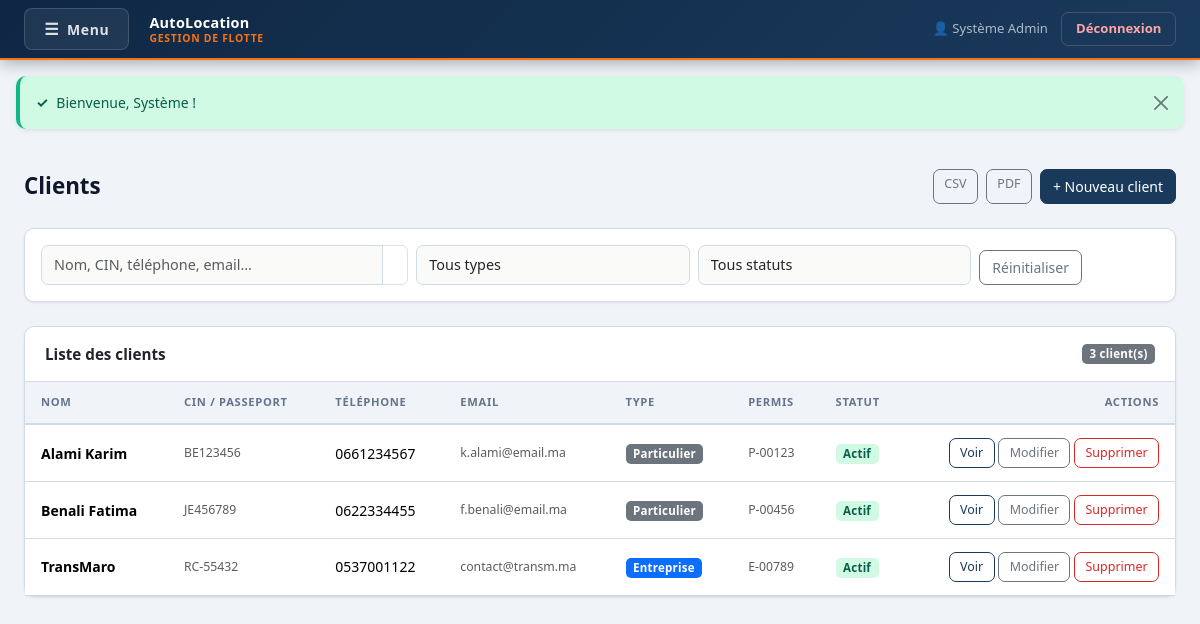
The page /clients/index.php (signed in) on the database its author committed.
### tables this page shows
CREATE TABLE IF NOT EXISTS `clients` (
  `id`                INT(11)      NOT NULL AUTO_INCREMENT,
  `nom`               VARCHAR(100) NOT NULL,
  `prenom`            VARCHAR(100) NOT NULL,
  `email`             VARCHAR(150) DEFAULT NULL,
  `telephone`         VARCHAR(20)  DEFAULT NULL,
  `adresse`           TEXT         DEFAULT NULL,
  `cin`               VARCHAR(30)  DEFAULT NULL,
  `permis_numero`     VARCHAR(50)  DEFAULT NULL,
  `permis_categorie`  VARCHAR(20)  DEFAULT 'B',
  `permis_expiration` DATE         DEFAULT NULL,
  `type_client`       ENUM('particulier','entreprise') DEFAULT 'particulier',
  `entreprise`        VARCHAR(150) DEFAULT NULL,
  `statut`            ENUM('actif','suspendu','liste_noire') DEFAULT 'actif',
  `notes`             TEXT         DEFAULT NULL,
  `created_at`        TIMESTAMP    NOT NULL DEFAULT CURRENT_TIMESTAMP,
  PRIMARY KEY (`id`),
  UNIQUE KEY `cin` (`cin`)
);

### models/ClientModel.php (called while the page is built, shortened)
<?php
class ClientModel {
    private $conn;
    public function __construct($db) {
        $this->conn = $db;
    }
    public function getAll($filters = []) {
        $sql    = "SELECT * FROM clients WHERE 1=1";
        $params = [];
        $sql .= " ORDER BY nom, prenom";
        $stmt = $this->conn->prepare($sql);
        $stmt->execute($params);
        return $stmt->fetchAll();
    }
}

### clients/index.php (the view, shortened to what this page needs)
<?php
require_once "../models/ClientModel.php";
$db    = new Database();
$conn  = $db->getConnection();
$model = new ClientModel($conn);
$filters = [
    'q'           => trim($_GET['q'] ?? ''),
    'statut'      => $_GET['statut'] ?? '',
    'type_client' => $_GET['type_client'] ?? '',
];
$clients = $model->getAll(array_filter($filters));
?>
<!DOCTYPE html>
<html lang="fr">
<head>
  <link href="https://cdn.jsdelivr.net/npm/bootstrap@5.3.3/dist/css/bootstrap.min.css" rel="stylesheet">
  <link href="/location/style.css" rel="stylesheet">
</head>
<body>
<?php include "../includes/navbar.php"; ?>
<?php include "../includes/flash.php"; ?>
<div class="container-fluid px-4 py-4">
  <div class="page-header">
    <h1 class="page-title">Clients</h1>
    <div class="d-flex gap-2">
      <a href="/location/export/clients-csv.php" class="btn btn-outline-secondary btn-sm">CSV</a>
      <a href="/location/export/clients-pdf.php" class="btn btn-outline-secondary btn-sm" target="_blank">PDF</a>
      <a href="add.php" class="btn btn-success">+ Nouveau client</a>
    </div>
  </div>
  <div class="card mb-4">
    <div class="card-body">
      <div class="row g-2 align-items-end">
        <div class="col-md-4">
          <div class="input-group">
            <input type="text" id="searchQ" class="form-control" placeholder="Nom, CIN, téléphone, email…"
                   value="<?= htmlspecialchars($filters['q']) ?>">
            <span class="input-group-text bg-transparent">
            </span>
          </div>
        </div>
        <div class="col-md-3">
          <select id="filterType" class="form-select">
            <option value="">Tous types</option>
          </select>
        </div>
        <div class="col-md-3">
          <select id="filterStatut" class="form-select">
            <option value="">Tous statuts</option>
          </select>
        </div>
        <div class="col-auto">
          <button class="btn btn-outline-secondary" onclick="resetSearch()">Réinitialiser</button>
        </div>
      </div>
    </div>
  </div>
  <div class="card">
    <div class="card-header d-flex justify-content-between align-items-center">
      <span>Liste des clients</span>
      <span class="badge bg-secondary" id="countBadge"><?= count($clients) ?> client(s)</span>
    </div>
    <div class="card-body p-0" id="tableWrapper">
      <div class="table-responsive">
        <table class="table table-hover mb-0">
          <thead class="table-light">
            <tr>
              <th>Nom</th>
              <th>CIN / Passeport</th>
              <th>Téléphone</th>
              <th>Email</th>
              <th>Type</th>
              <th>Permis</th>
              <th>Statut</th>
              <th class="text-end">Actions</th>
            </tr>
          </thead>
          <tbody id="clientsTableBody">
          <?php foreach ($clients as $i => $c):
            $sBadge = ['actif' => 'badge-disponible', 'suspendu' => 'bg-warning text-dark', 'liste_noire' => 'badge-annulee'];
            $sLabel = ['actif' => 'Actif', 'suspendu' => 'Suspendu', 'liste_noire' => 'Liste noire'];
          ?>
            <tr style="animation-delay:<?= $i * 40 ?>ms">
              <td>
                <strong><?= htmlspecialchars($c['nom'] . ' ' . $c['prenom']) ?></strong>
              </td>
              <td class="text-muted small"><?= htmlspecialchars($c['cin'] ?: '—') ?></td>
              <td><?= htmlspecialchars($c['telephone'] ?: '—') ?></td>
              <td class="text-muted small"><?= htmlspecialchars($c['email'] ?: '—') ?></td>
              <td>
                <span class="badge <?= $c['type_client'] === 'entreprise' ? 'bg-primary' : 'bg-secondary' ?>">
                  <?= $c['type_client'] === 'entreprise' ? 'Entreprise' : 'Particulier' ?>
                </span>
              </td>
              <td class="text-muted small">
                <?= htmlspecialchars($c['permis_numero'] ?: '—') ?>
              </td>
              <td>
                <span class="badge <?= $sBadge[$c['statut']] ?? 'bg-secondary' ?>"><?= $sLabel[$c['statut']] ?? $c['statut'] ?></span>
              </td>
              <td class="text-end">
                <a href="view.php?id=<?= $c['id'] ?>" class="btn btn-sm btn-outline-primary">Voir</a>
                <a href="edit.php?id=<?= $c['id'] ?>" class="btn btn-sm btn-outline-secondary">Modifier</a>
                <a href="delete.php?id=<?= $c['id'] ?>"
                   class="btn btn-sm btn-outline-danger"
                   onclick="return confirm('Supprimer ce client ?')">Supprimer</a>
              </td>
            </tr>
          <?php endforeach; ?>
          </tbody>
        </table>
      </div>
    </div>
  </div>
</div>
</body>
</html>

### style.css (style rules this page uses)
:root { --primary: #1a3a5c; --primary-dark: #102640; --accent: #f97316; --accent-dark: #ea6c0a; --danger: #dc2626; --danger-dark: #b91c1c; --bg: #f0f4f8; --surface: #ffffff; --border: #d1dbe6; --text: #0f172a; --text-muted: #64748b; --nav-bg: #0f2744; --radius: 10px; --shadow-sm: 0 1px 3px rgba(0,0,0,.08); --shadow: 0 4px 12px rgba(0,0,0,.1); --shadow-lg: 0 8px 28px rgba(0,0,0,.13); --transition: .2s ease; }
*, *::before, *::after { box-sizing: border-box; }
body { background: var(--bg); font-family: 'Segoe UI', system-ui, -apple-system, sans-serif; color: var(--text); font-size: .925rem; min-height: 100vh; }
.page-header { display: flex; align-items: center; justify-content: space-between; margin-bottom: 1.5rem; }
.page-title { font-size: 1.4rem; font-weight: 700; margin: 0; color: var(--text); }
.card { border: 1px solid var(--border); border-radius: var(--radius); box-shadow: var(--shadow-sm); background: var(--surface); }
.card-header { background: transparent; border-bottom: 1px solid var(--border); padding: 1rem 1.25rem; font-weight: 600; font-size: .95rem; }
.table { margin: 0; font-size: .875rem; }
.table thead th { background: #f0f4f8; color: var(--text-muted); font-size: .7rem; font-weight: 700; text-transform: uppercase; letter-spacing: .06em; border-bottom: 2px solid var(--border); padding: .75rem 1rem; white-space: nowrap; }
.table td { padding: .8rem 1rem; vertical-align: middle; border-color: var(--border); }
.badge { padding: .35em .65em; font-size: .72rem; font-weight: 600; border-radius: 5px; letter-spacing: .02em; }
.badge-disponible { background: #d1fae5; color: #065f46; }
.btn { font-weight: 500; border-radius: 7px; transition: all var(--transition); font-size: .875rem; }
.btn-success { background: var(--primary); border-color: var(--primary); color: #fff; }
.btn-outline-primary { border-color: var(--primary); color: var(--primary); }
.btn-outline-danger { border-color: var(--danger); color: var(--danger); }
.btn-sm { font-size: .78rem; padding: .3rem .65rem; }
.form-control, .form-select { border-radius: 7px; border-color: var(--border); font-size: .9rem; padding: .5rem .75rem; transition: border-color var(--transition), box-shadow var(--transition); background: #fafaf8; }
.card { animation: fadeInUp .35s ease both; }
.page-header { animation: fadeInUp .3s ease both; }
tbody tr { animation: rowFadeIn .22s ease both; animation-delay: calc(var(--i, 0) * 50ms); }
.btn-success { animation: btnPulse 2.5s infinite; }
.form-control, .form-select { transition: border-color .2s ease, box-shadow .2s ease, background .2s ease; }

### clients/index.php (style rules this page uses)
#clientsTableBody tr { animation: rowFadeIn .25s ease both; }

### rows shown on the page
clients: nom+prenom "Alami Karim", cin "BE123456", telephone "0661234567", email "k.alami@email.ma", type_client "Particulier", permis_numero "P-00123", statut "Actif"
clients: nom+prenom "Benali Fatima", cin "JE456789", telephone "0622334455", email "f.benali@email.ma", type_client "Particulier", permis_numero "P-00456", statut "Actif"
clients: nom+prenom "TransMaro", cin "RC-55432", telephone "0537001122", email "contact@transm.ma", type_client "Entreprise", permis_numero "E-00789", statut "Actif"

### other values the page prints
$_SESSION['user_nom'] "Système Admin"
$icon "✓"
$f['msg'] "Bienvenue, Système !"
count($clients) "3"
